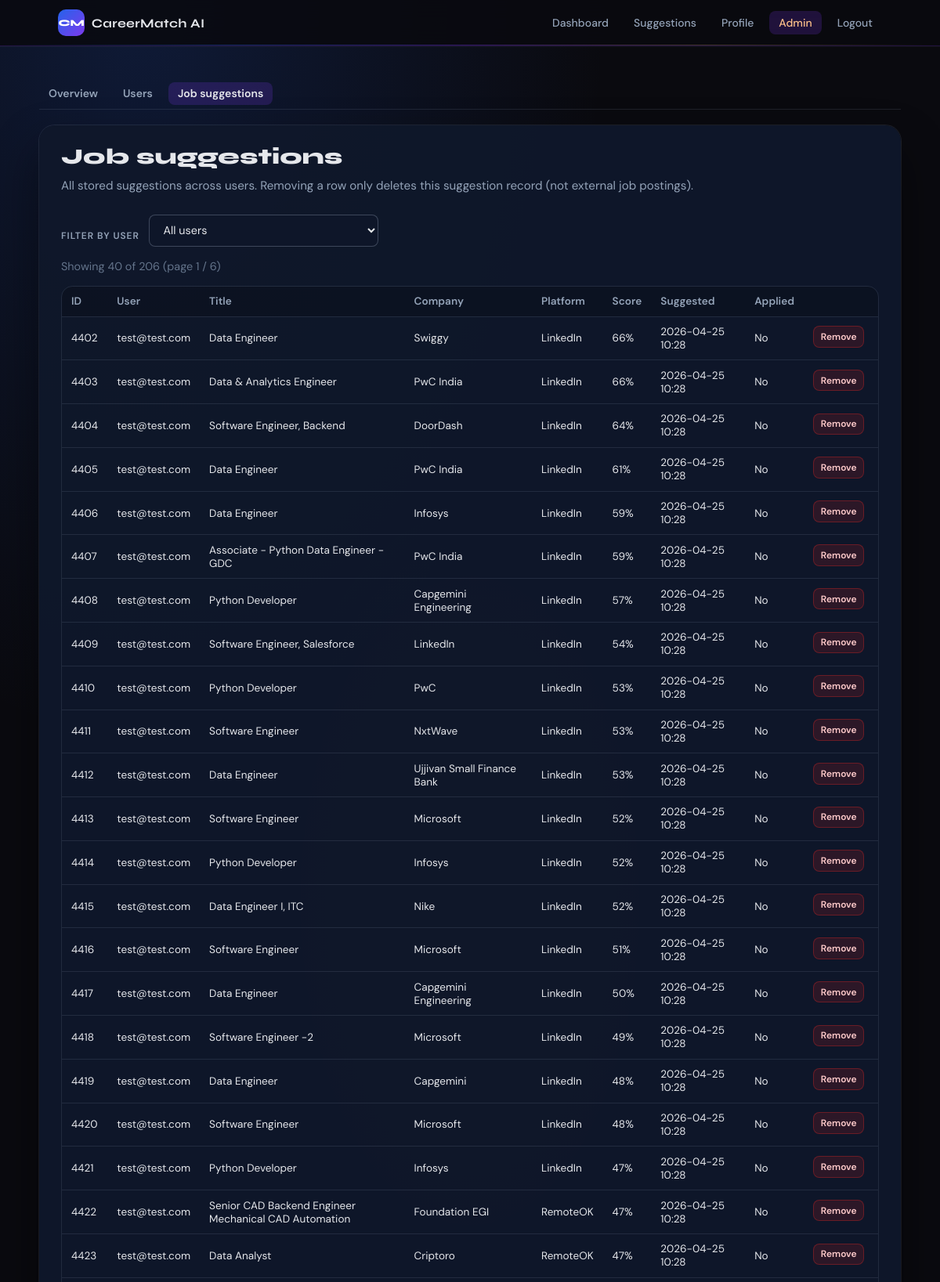
The page /admin/jobs (signed in, upper part) on the database its author committed.
### tables this page shows
CREATE TABLE job_suggestions (
	id INTEGER NOT NULL, 
	user_id INTEGER, 
	title VARCHAR, 
	company VARCHAR, 
	platform VARCHAR, 
	apply_url TEXT, 
	match_score FLOAT, 
	date_suggested DATETIME, 
	is_applied BOOLEAN, 
	PRIMARY KEY (id), 
	FOREIGN KEY(user_id) REFERENCES users (id)
);

CREATE TABLE users (
	id INTEGER NOT NULL, 
	username TEXT NOT NULL, 
	email VARCHAR NOT NULL, 
	password VARCHAR NOT NULL, created_at TEXT, is_admin INTEGER DEFAULT 0, name TEXT, 
	PRIMARY KEY (id), 
	UNIQUE (username), 
	UNIQUE (email)
);

### app/main.py (the view)
@app.get("/admin/jobs", response_class=HTMLResponse)
def admin_jobs_page(request: Request, page: int = 1, user_id: int | None = None):
    _, redir = _ensure_admin(request)
    if redir:
        return redir
    page = max(1, page)
    per_page = 40
    offset = (page - 1) * per_page
    total = models.admin_count_job_suggestions(user_id)
    jobs = models.admin_list_job_suggestions(
        limit=per_page, offset=offset, user_id=user_id
    )
    total_pages = max(1, (total + per_page - 1) // per_page)
    return templates.TemplateResponse(
        "admin/jobs.html",
        _template_ctx(
            request,
            user=request.session.get("user"),
            active_nav="admin_jobs",
            jobs=jobs,
            page=page,
            total_pages=total_pages,
            total=total,
            filter_user_id=user_id,
            all_users=models.list_users_admin(),
            message=request.session.pop("message", None),
            msg_type=request.session.pop("msg_type", None),
        ),
    )

### templates/admin/jobs.html (shortened to what this page needs)
{% extends "base.html" %}
{% block extra_css %}<link rel="stylesheet" href="/static/css/admin.css" />{% endblock %}
{% block content %}
<main id="main-content" class="cm-main">
    <div class="cm-admin-wrap">
        <nav class="cm-admin-local" aria-label="Admin sections">
            <a href="/admin" class="cm-admin-local-link">Overview</a>
            <a href="/admin/users" class="cm-admin-local-link">Users</a>
            <a href="/admin/jobs" class="cm-admin-local-link cm-admin-local-link-active">Job suggestions</a>
        </nav>
        <section class="cm-panel cm-admin-panel">
            <h1 class="cm-title cm-admin-title">Job suggestions</h1>
            <p class="cm-subtitle">All stored suggestions across users. Removing a row only deletes this suggestion record (not external job postings).</p>
            <form method="get" action="/admin/jobs" class="cm-admin-filter">
                <label class="cm-label" for="filter-user">Filter by user</label>
                <select name="user_id" id="filter-user" class="cm-input cm-input-select" onchange="this.form.submit()">
                    <option value="">All users</option>
                </select>
            </form>
            <p class="cm-admin-muted">Showing {{ jobs|length }} of {{ total }} (page {{ page }} / {{ total_pages }})</p>
            <div class="cm-admin-table-wrap cm-admin-table-wrap-wide">
                <table class="cm-admin-table">
                    <thead>
                        <tr>
                            <th scope="col">ID</th>
                            <th scope="col">User</th>
                            <th scope="col">Title</th>
                            <th scope="col">Company</th>
                            <th scope="col">Platform</th>
                            <th scope="col">Score</th>
                            <th scope="col">Suggested</th>
                            <th scope="col">Applied</th>
                            <th scope="col"></th>
                        </tr>
                    </thead>
                    <tbody>
                        {% for j in jobs %}
                        <tr>
                            <td>{{ j.id }}</td>
                            <td>{{ j.user_email }}</td>
                            <td>{{ j.title }}</td>
                            <td>{{ j.company }}</td>
                            <td>{{ j.platform }}</td>
                            <td>{% if j.match_score <= 1 %}{{ (j.match_score * 100)|round|int }}%{% else %}{{ j.match_score|round|int }}{% endif %}</td>
                            <td>{{ (j.date_suggested or '')[:16] }}</td>
                            <td>{% if j.is_applied %}Yes{% else %}No{% endif %}</td>
                            <td>
                                <form method="post" action="/admin/jobs/{{ j.id }}/delete" class="cm-admin-inline-form" onsubmit="return confirm('Remove this suggestion?');">
                                    <button type="submit" class="cm-btn cm-btn-small cm-btn-danger">Remove</button>
                                </form>
                            </td>
                        </tr>
                        {% else %}
                        <tr>
                            <td colspan="9" class="cm-admin-muted">No suggestions{% if filter_user_id %} for this user{% endif %}.</td>
                        </tr>
                        {% endfor %}
                    </tbody>
                </table>
            </div>
        </section>
    </div>
</main>
{% endblock %}

### static/css/style.css (style rules this page uses)
*, *::before, *::after { box-sizing: border-box; }
:root { --cm-bg-deep: #0a0a0f; --cm-bg-mid: #0f0f13; --cm-surface: rgba(15, 23, 42, 0.96); --cm-surface-elevated: rgba(15, 23, 42, 0.98); --cm-border: rgba(124, 58, 237, 0.22); --cm-border-soft: rgba(148, 163, 184, 0.15); --cm-text: #e5e7eb; --cm-text-muted: #94a3b8; --cm-text-dim: #64748b; --cm-blue: #2563eb; --cm-blue-light: #3b82f6; --cm-violet: #7c3aed; --cm-violet-light: #a78bfa; --cm-peach: #fbbf89; --cm-accent: linear-gradient(135deg, var(--cm-blue), var(--cm-violet)); --cm-accent-soft: linear-gradient(135deg, rgba(37, 99, 235, 0.95), rgba(124, 58, 237, 0.85)); --cm-glow-blue: rgba(37, 99, 235, 0.35); --cm-glow-violet: rgba(124, 58, 237, 0.3); --cm-radius-lg: 1.25rem; --cm-radius-md: 0.9rem; --font-sans: "DM Sans", system-ui, -apple-system, sans-serif; --font-display: "Syne", var(--font-sans); }
body { margin: 0; font-family: var(--font-sans); color: var(--cm-text); min-height: 100vh; background-color: var(--cm-bg-deep); background-image: radial-gradient(ellipse 90% 60% at 15% 0%, rgba(37, 99, 235, 0.18) 0%, transparent 55%), radial-gradient(ellipse 70% 50% at 85% 90%, rgba(124, 58, 237, 0.14) 0%, transparent 50%), radial-gradient(ellipse 50% 40% at 50% 40%, rgba(251, 191, 137, 0.05) 0%, transparent 45%); }
a { color: inherit; text-decoration: none; }
.cm-main { min-height: calc(100vh - 58px); display: flex; align-items: stretch; justify-content: center; padding: 2.5rem 1.25rem 3rem; }
.cm-panel { border-radius: var(--cm-radius-lg); background: var(--cm-surface); box-shadow: 0 30px 60px rgba(0, 0, 0, 0.45), 0 0 0 1px var(--cm-border-soft); padding: 1.5rem 1.75rem 1.75rem; }
.cm-title { font-family: var(--font-display); margin: 0 0 0.75rem; font-size: clamp(1.75rem, 2.2vw, 2.1rem); line-height: 1.2; font-weight: 800; }
.cm-subtitle { margin: 0 0 1.5rem; color: var(--cm-text-muted); font-size: 0.95rem; line-height: 1.55; }
.cm-label { font-size: 0.75rem; text-transform: uppercase; letter-spacing: 0.08em; color: var(--cm-text-muted); font-weight: 600; }
.cm-input { border-radius: 0.5rem; border: 1px solid rgba(148, 163, 184, 0.35); padding: 0.6rem 0.85rem; font-size: 0.9rem; font-family: inherit; background: rgba(15, 23, 42, 0.85); color: var(--cm-text); outline: none; transition: border-color 0.15s ease, box-shadow 0.15s ease, background 0.15s ease; }

### static/css/admin.css (style rules this page uses)
.cm-admin-wrap { max-width: 1100px; width: 100%; margin: 0 auto; }
.cm-admin-local { display: flex; flex-wrap: wrap; gap: 0.5rem; margin-bottom: 1.25rem; padding: 0.35rem 0; border-bottom: 1px solid var(--cm-border-soft); }
.cm-admin-local-link { font-size: 0.875rem; font-weight: 600; color: var(--cm-text-muted); padding: 0.35rem 0.75rem; border-radius: 8px; }
.cm-admin-local-link-active { color: var(--cm-text) !important; background: rgba(124, 58, 237, 0.2) !important; }
.cm-admin-panel { margin-top: 0.5rem; }
.cm-admin-title { margin-bottom: 0.5rem; }
.cm-admin-table-wrap { overflow-x: auto; margin-top: 1rem; border-radius: var(--cm-radius-md); border: 1px solid var(--cm-border-soft); }
.cm-admin-table-wrap-wide { max-width: 100%; }
.cm-admin-table { width: 100%; border-collapse: collapse; font-size: 0.85rem; }
.cm-admin-table th, .cm-admin-table td { padding: 0.65rem 0.75rem; text-align: left; border-bottom: 1px solid var(--cm-border-soft); vertical-align: middle; }
.cm-admin-table th { font-weight: 600; color: var(--cm-text-muted); background: rgba(0, 0, 0, 0.2); white-space: nowrap; }
.cm-admin-muted { color: var(--cm-text-dim); font-size: 0.9rem; }
.cm-admin-inline-form { display: inline-block; margin-right: 0.35rem; margin-bottom: 0.25rem; vertical-align: middle; }
.cm-btn { font-family: inherit; font-size: 0.8rem; font-weight: 600; padding: 0.4rem 0.75rem; border-radius: 8px; border: 1px solid var(--cm-border); background: linear-gradient(135deg, rgba(37, 99, 235, 0.25), rgba(124, 58, 237, 0.2)); color: var(--cm-text); cursor: pointer; transition: background 0.15s ease, border-color 0.15s ease; }
.cm-btn-small { padding: 0.3rem 0.55rem; font-size: 0.75rem; }
.cm-btn-danger { background: rgba(220, 38, 38, 0.15); border-color: rgba(220, 38, 38, 0.35); color: #fecaca; }
.cm-admin-filter { display: flex; flex-wrap: wrap; align-items: flex-end; gap: 0.75rem; margin: 1rem 0; }
.cm-admin-filter .cm-label { display: block; margin-bottom: 0.35rem; }
.cm-input-select { min-width: 220px; max-width: 100%; }

### rows shown on the page
job_suggestions: id "4402", user_email "test@test.com", title "Data Engineer", company "Swiggy", platform "LinkedIn", (j.match_score*100)|round|int "66", date_suggested "2026-04-25 10:28", is_applied "No"
job_suggestions: id "4403", user_email "test@test.com", title "Data & Analytics Engineer", company "PwC India", platform "LinkedIn", (j.match_score*100)|round|int "66", date_suggested "2026-04-25 10:28", is_applied "No"
job_suggestions: id "4404", user_email "test@test.com", title "Software Engineer, Backend", company "DoorDash", platform "LinkedIn", (j.match_score*100)|round|int "64", date_suggested "2026-04-25 10:28", is_applied "No"
job_suggestions: id "4405", user_email "test@test.com", title "Data Engineer", company "PwC India", platform "LinkedIn", (j.match_score*100)|round|int "61", date_suggested "2026-04-25 10:28", is_applied "No"
job_suggestions: id "4406", user_email "test@test.com", title "Data Engineer", company "Infosys", platform "LinkedIn", (j.match_score*100)|round|int "59", date_suggested "2026-04-25 10:28", is_applied "No"
job_suggestions: id "4407", user_email "test@test.com", title "Associate - Python Data Engineer - GDC", company "PwC India", platform "LinkedIn", (j.match_score*100)|round|int "59", date_suggested "2026-04-25 10:28", is_applied "No"
job_suggestions: id "4408", user_email "test@test.com", title "Python Developer", company "Capgemini Engineering", platform "LinkedIn", (j.match_score*100)|round|int "57", date_suggested "2026-04-25 10:28", is_applied "No"
job_suggestions: id "4409", user_email "test@test.com", title "Software Engineer, Salesforce", company "LinkedIn", platform "LinkedIn", (j.match_score*100)|round|int "54", date_suggested "2026-04-25 10:28", is_applied "No"
job_suggestions: id "4410", user_email "test@test.com", title "Python Developer", company "PwC", platform "LinkedIn", (j.match_score*100)|round|int "53", date_suggested "2026-04-25 10:28", is_applied "No"
job_suggestions: id "4411", user_email "test@test.com", title "Software Engineer", company "NxtWave", platform "LinkedIn", (j.match_score*100)|round|int "53", date_suggested "2026-04-25 10:28", is_applied "No"
job_suggestions: id "4412", user_email "test@test.com", title "Data Engineer", company "Ujjivan Small Finance Bank", platform "LinkedIn", (j.match_score*100)|round|int "53", date_suggested "2026-04-25 10:28", is_applied "No"
job_suggestions: id "4413", user_email "test@test.com", title "Software Engineer", company "Microsoft", platform "LinkedIn", (j.match_score*100)|round|int "52", date_suggested "2026-04-25 10:28", is_applied "No"
job_suggestions: id "4414", user_email "test@test.com", title "Python Developer", company "Infosys", platform "LinkedIn", (j.match_score*100)|round|int "52", date_suggested "2026-04-25 10:28", is_applied "No"
job_suggestions: id "4415", user_email "test@test.com", title "Data Engineer I, ITC", company "Nike", platform "LinkedIn", (j.match_score*100)|round|int "52", date_suggested "2026-04-25 10:28", is_applied "No"
job_suggestions: id "4416", user_email "test@test.com", title "Software Engineer", company "Microsoft", platform "LinkedIn", (j.match_score*100)|round|int "51", date_suggested "2026-04-25 10:28", is_applied "No"
job_suggestions: id "4417", user_email "test@test.com", title "Data Engineer", company "Capgemini Engineering", platform "LinkedIn", (j.match_score*100)|round|int "50", date_suggested "2026-04-25 10:28", is_applied "No"
job_suggestions: id "4418", user_email "test@test.com", title "Software Engineer -2", company "Microsoft", platform "LinkedIn", (j.match_score*100)|round|int "49", date_suggested "2026-04-25 10:28", is_applied "No"
job_suggestions: id "4419", user_email "test@test.com", title "Data Engineer", company "Capgemini", platform "LinkedIn", (j.match_score*100)|round|int "48", date_suggested "2026-04-25 10:28", is_applied "No"
job_suggestions: id "4420", user_email "test@test.com", title "Software Engineer", company "Microsoft", platform "LinkedIn", (j.match_score*100)|round|int "48", date_suggested "2026-04-25 10:28", is_applied "No"
job_suggestions: id "4421", user_email "test@test.com", title "Python Developer", company "Infosys", platform "LinkedIn", (j.match_score*100)|round|int "47", date_suggested "2026-04-25 10:28", is_applied "No"
job_suggestions: id "4422", user_email "test@test.com", title "Senior CAD Backend Engineer Mechanical CAD Automation", company "Foundation EGI", platform "RemoteOK", (j.match_score*100)|round|int "47", date_suggested "2026-04-25 10:28", is_applied "No"
job_suggestions: id "4423", user_email "test@test.com", title "Data Analyst", company "Criptoro", platform "RemoteOK", (j.match_score*100)|round|int "47", date_suggested "2026-04-25 10:28", is_applied "No"

### other values the page prints
{{ jobs|length }} "40"
{{ total }} "206"
{{ page }} "1"
{{ total_pages }} "6"
